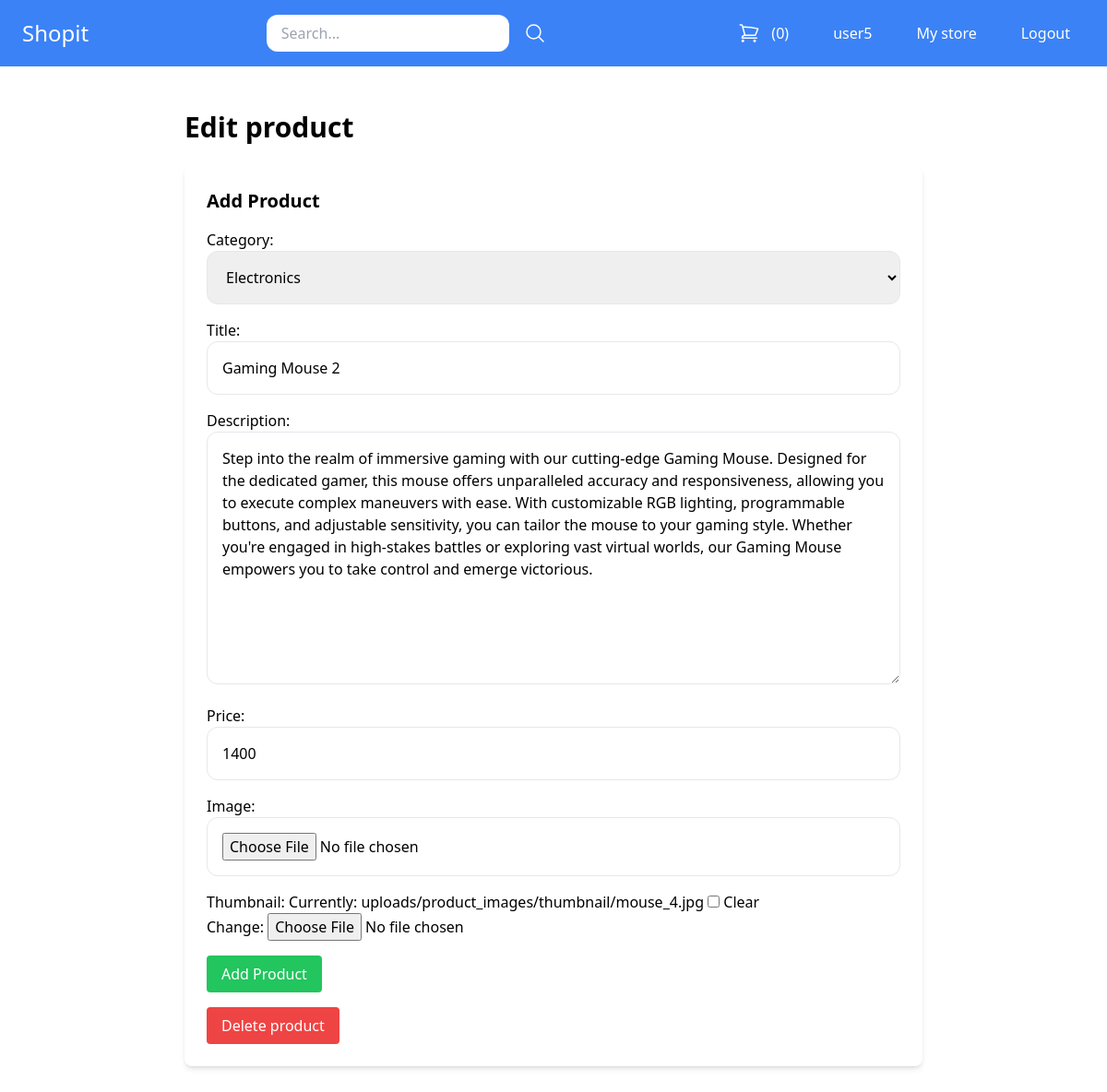
The app's page /mystore/edit-product/107/ (signed in) with its own data.
### core/models.py (models this page shows, shortened)
class Product(models.Model):
	DRAFT = 'draft'
	WAITING_APPROVAL = 'waitingapproval'
	ACTIVE = 'active'
	DELETED = 'deleted'
	STATUS_CHOICES = {
		(DRAFT, 'Draft'),
		(WAITING_APPROVAL, 'Waiting approval'),
		(ACTIVE, 'Active'),
		(DELETED, 'Deleted'),
	}
	user = models.ForeignKey(User, related_name='products', on_delete=models.CASCADE)
	category = models.ForeignKey(Category, related_name='products', on_delete=models.CASCADE)
	title = models.CharField(max_length=50)
	slug = models.SlugField(max_length=50)
	description = models.TextField(blank=True)
	tags = models.TextField(default='')
	price = models.PositiveIntegerField()
	image = models.ImageField(upload_to='uploads/product_images', blank=True, null=True)
	thumbnail = models.ImageField(upload_to='uploads/product_images/thumbnail', blank=True, null=True)
	created_at = models.DateTimeField(auto_now_add=True)
	updated_at = models.DateTimeField(auto_now=True)
	status = models.CharField(max_length=50, choices=STATUS_CHOICES, default=ACTIVE)
	average_rating = models.DecimalField(max_digits=3, decimal_places=1, default=0)
	view_count = models.PositiveIntegerField(default=0)
	class Meta:
		ordering = ('-created_at',)

class Category(models.Model):
	title = models.CharField(max_length=50)
	slug = models.SlugField(max_length=50)
	class Meta:
		verbose_name_plural = 'Categories'
	def __str__(self):
		return self.title

### core/views.py (the view)
# urls.py: path('mystore/edit-product/<int:pk>/', views.edit_product, name='edit_product'),
@login_required
def edit_product(request, pk):
    product = Product.objects.filter(user=request.user).get(pk=pk)
    if request.method == 'POST':
        form = ProductForm(request.POST, request.FILES, instance=product)
        if form.is_valid():
            form.save()
            messages.success(request, 'Changes saved successfully!')
            return redirect('mystore')
    else:
        form = ProductForm(instance=product)
    return render(request, 'add_product.html', {
        'title' : 'Edit product',
        'product' : product,
        'form' : form
        })

### core/forms.py
class ProductForm(forms.ModelForm):
    class Meta:
        model = Product
        fields = ['category', 'title', 'description', 'price', 'image', 'thumbnail']
        widgets = {
		'category' : forms.Select(attrs={
			'class' : 'w-full p-4 border border-gray-200 rounded-xl'
			}),
		'title' : forms.TextInput(attrs={
			'class' : 'w-full p-4 border border-gray-200 rounded-xl'
			}),
		'description' : forms.Textarea(attrs={
			'class' : 'w-full p-4 border border-gray-200 rounded-xl'
			}),
		'price' : forms.TextInput(attrs={
			'class' : 'w-full p-4 border border-gray-200 rounded-xl'
			}),
		'image' : forms.FileInput(attrs={
			'class' : 'w-full p-4 border border-gray-200 rounded-xl'
			}),
		}

### core/templates/add_product.html (shortened to what this page needs)
{% extends 'base.html' %}
{% block content %}
<div class="max-w-4xl mx-auto py-8 px-6">
    <h1 class="text-3xl font-semibold mb-6">{{ title }}</h1>
    <div class="bg-white rounded-lg shadow-md p-6">
        <h2 class="text-xl font-semibold mb-4">Add Product</h2>
        <form method="post" enctype="multipart/form-data" class="space-y-4">
            {{ form.as_p }}
            <button type="submit" class="bg-green-500 hover:bg-green-700 text-white py-2 px-4 rounded">
                Add Product
            </button>
        </form>
        {% if product %}
        <a href="{% url 'delete_product' product.id %}" class="mt-4 inline-block py-2 px-4 bg-red-500 text-white hover:bg-red-700 rounded">
            Delete product
        </a>
        {% endif %}
    </div>
</div>
{% endblock %}

### core/templates/base.html (shortened to what this page needs)
<!doctype html>
<html>
<head>
  <script src="https://cdn.tailwindcss.com"></script>
</head>
<body>
	<nav class="max-w mx-auto py-4 px-6 flex items-center justify-between bg-blue-500">
		<div class="logo">
			<a href="/" class="text-2xl text-white">Shopit</a>
		</div>
		<div class="search">
			<form method="get" action="/search/" class="flex items-center space-x-4">
				<input type="search" class="py-2 px-4 rounded-xl" name='query' placeholder="Search...">
				<button>
					<svg xmlns="http://www.w3.org/2000/svg" fill="none" viewBox="0 0 24 24" stroke-width="1.5" stroke="currentColor" class="w-6 h-6 text-white">
  				<path stroke-linecap="round" stroke-linejoin="round" d="M21 21l-5.197-5.197m0 0A7.5 7.5 0 105.196 5.196a7.5 7.5 0 0010.607 10.607z" />
					</svg>
				</button>
			</form>
		</div>
		<div class="menu flex items-center space-x-4">
			<a href="{% url 'cart_view' %}" class="flex space-x-3 py-2 px-4 bg-blue-500 hover:bg-blue-700 rounded-xl text-white"> <span>({{ cart|length }})</span></a>
			{% if request.user.is_authenticated %}
				<a href="{% url 'myaccount' %}" class="py-2 px-4 bg-blue-500 hover:bg-blue-700 rounded-xl text-white">{{request.user.username}}</a>
				<a href="{% url 'mystore' %}" class="py-2 px-4 bg-blue-500 hover:bg-blue-700 rounded-xl text-white">My store</a>
				<a href="{% url 'logout' %}" class="py-2 px-4 bg-blue-500 hover:bg-blue-700 rounded-xl text-white">Logout</a>
			{% else %}
				<a href="{% url 'login' %}" class="py-2 px-4 bg-blue-500 hover:bg-blue-700 rounded-xl text-white">Login</a>
			{% endif %}
		</div>
	</nav>
	<div class="max-w-4xl mx-auto py-4 px-6">
		{% block content %}
		{% endblock %}
	</div>
</body>
</html>

### records on screen
Product: category "Electronics", description "Step into the realm of immersive gaming with our cutting-edge Gaming Mouse. Designed for the dedicated gamer, this mouse offers unparalleled accuracy and responsiveness, allowing you to execute complex maneuvers with ease. With customizable RGB lighting, programmable buttons, and adjustable sensitivity, you can tailor the mouse to your gaming style. Whether you're engaged in high-stakes battles or exploring vast virtual worlds, our Gaming Mouse empowers you to take control and emerge victorious.", price "1400"
Category: title "Gaming Mouse 2"

### other values on screen
{{ cart|length }} "0"
{{ request.user.username }} "user5"
{{ title }} "Edit product"
